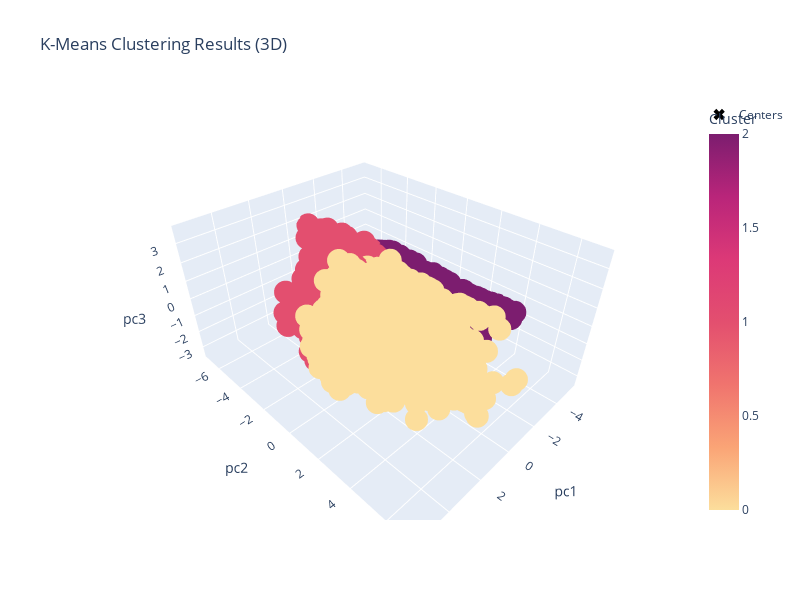

Notebook code for this chart:
### Code cell
fig = px.scatter_3d(
    pca_df,
    x='pc1',
    y='pc2',
    z='pc3',
    color='Cluster',
    title='K-Means Clustering Results (3D)',
    color_continuous_scale=px.colors.sequential.Sunsetdark,
)

fig.add_trace(
    go.Scatter3d(
        x=centroid_pca[:, 0],
        y=centroid_pca[:, 1],
        z=centroid_pca[:, 2],
        mode='markers',
        marker=dict(size=10, color='Black', symbol='x'),
        name='Centers',
    )
)
fig.update_layout(width=800, height=600)
fig.show()

### Figure 1 — Plotly figure (JSON) as saved in the notebook; plotly's stock layout.template omitted (floating-point values rounded to 4 significant figures; data arrays with more than 128 entries replaced by an {"elided": "..."} marker saying what was removed)
{"data": [{"hovertemplate": "pc1=%{x}<br>pc2=%{y}<br>pc3=%{z}<br>Cluster=%{marker.color}<extra></extra>", "legendgroup": "", "marker": {"color": {"elided": "8950 int values"}, "coloraxis": "coloraxis", "symbol": "circle"}, "mode": "markers", "name": "", "scene": "scene", "showlegend": false, "type": "scatter3d", "x": {"elided": "8950 float values"}, "y": {"elided": "8950 float values"}, "z": {"elided": "8950 float values"}}, {"marker": {"color": "Black", "size": 10, "symbol": "x"}, "mode": "markers", "name": "Centers", "type": "scatter3d", "x": [1.799, 0.999, -3.021], "y": [1.479, -1.853, 0.3092], "z": [0.2079, -0.1937, -0.02631]}], "layout": {"coloraxis": {"colorbar": {"title": {"text": "Cluster"}}, "colorscale": [[0, "rgb(252, 222, 156)"], [0.1667, "rgb(250, 164, 118)"], [0.3333, "rgb(240, 116, 110)"], [0.5, "rgb(227, 79, 111)"], [0.6667, "rgb(220, 57, 119)"], [0.8333, "rgb(185, 37, 122)"], [1, "rgb(124, 29, 111)"]]}, "height": 600, "legend": {"tracegroupgap": 0}, "scene": {"domain": {"x": [0, 1], "y": [0, 1]}, "xaxis": {"title": {"text": "pc1"}}, "yaxis": {"title": {"text": "pc2"}}, "zaxis": {"title": {"text": "pc3"}}}, "title": {"text": "K-Means Clustering Results (3D)"}, "width": 800}}
